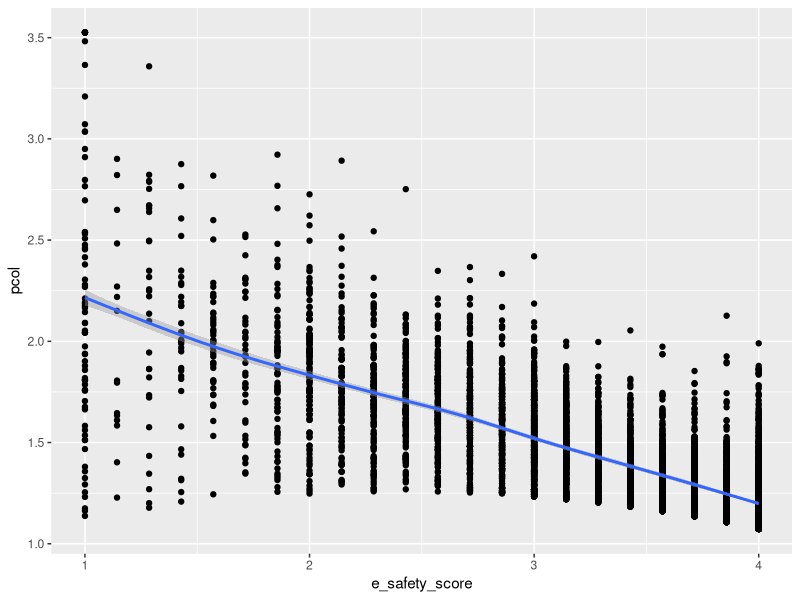
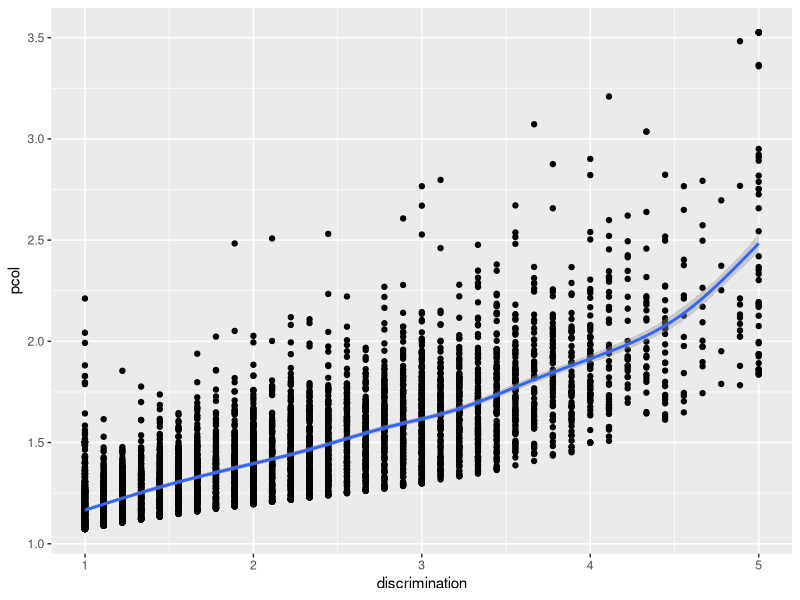
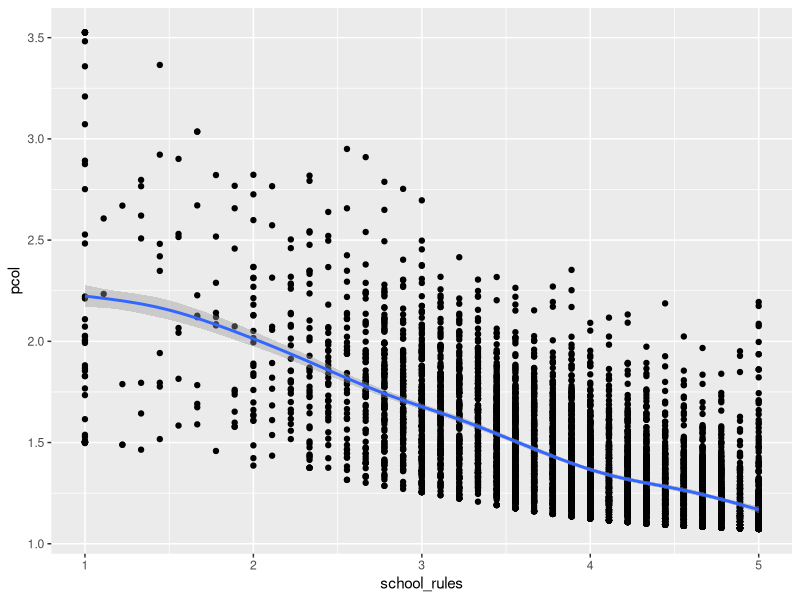

R code for these plots, in order: (Note: this script raises an error after producing the figures.)
library(tidyverse)
library(skimr)
library(caret)
library(ModelMetrics)


# let's take our top 3 predictors from lasso (discrimination, e_safety_score,
# school_rules) and try loess, why not
# based on the college_and_ses_with_loess script from class

set.seed(80107)

cleaned_data = read.csv("cleaned_data.csv")

#remove student_id
cleaned_data <- cleaned_data[,-1]

trainIndex <- createDataPartition(cleaned_data$bully,
                                  p = .8, # the share of data in the training set
                                  list = FALSE # puts our output in matrix form
)

cleaned_data <- cleaned_data %>% 
  mutate(temp_id = 1:nrow(cleaned_data))

# Use those indices to split the data into training and test sets
train <- cleaned_data %>% 
  filter(temp_id %in% trainIndex) %>% 
  dplyr::select(-temp_id)


# Assign everything else to the test dataset 
test <- cleaned_data %>% 
  filter(!(temp_id %in% trainIndex)) %>% 
  dplyr::select(-temp_id)

dat = train
head( dat )

dat = dat %>% 
  mutate(bully_high = ifelse(bully >= 2.5,1,0))

dat_test = test %>% 
  mutate(bully_high = ifelse(bully >=2.5,1,0)) 

# use loess with multiple variables to predict bully based on e_safety_score,
# discrimination, and school_rules

llp = loess( bully ~ e_safety_score + 
               discrimination + school_rules, data=dat )

summary(llp)

dat$pcol = predict( llp, newdata=dat )

qplot( e_safety_score, pcol, data = dat ) +
  geom_smooth()
qplot( discrimination, pcol, data = dat ) +
  geom_smooth()
qplot( school_rules, pcol, data = dat ) +
  geom_smooth()

rmse(llp, data = dat)

# let's run it on the test data now

dat_test$pcol = predict( llp, newdata=dat_test )

qplot( e_safety_score, pcol, data = dat_test ) +
  geom_smooth()
qplot( discrimination, pcol, data = dat_test ) +
  geom_smooth()
qplot( school_rules, pcol, data = dat_test ) +
  geom_smooth()

rmse(llp, data = dat_test)

dat_test %>% 
  ggplot(aes(pcol))+
  geom_histogram()

dat_test %>% 
  ggplot(aes(bully,pcol))+
  geom_point()

dat_test %>% 
  summarise( bully_pct = mean(bully >= 2.5), pcol_pct = mean(pcol >= 2.5) )

summary(dat_test$pcol)


#####

llp_binary = loess( bully_high ~ e_safety_score + 
                      discrimination + school_rules, data=dat )

dat$pcol = predict( llp_binary, newdata=dat )

rmse(llp_binary, data = dat)

# let's run it on the test data now

dat_test$pcol = predict( llp_binary, newdata=dat_test )

rmse(llp_binary, data = dat_test)

# from Luciana's logistic regression code: probabilities for "1" class
# hard classifications using 0.5 threshold
dat_test$y_hat <- ifelse(dat_test$pcol >= 0.5, 1, 0)

dat_test %>% 
  summarize( mean(y_hat == bully_high))

table(dat_test$y_hat)
# predicted 8 out of 1533 students above the 2.5 threshold for bullying
table(dat_test$bully_high)
# in reality there are 70
# :(
